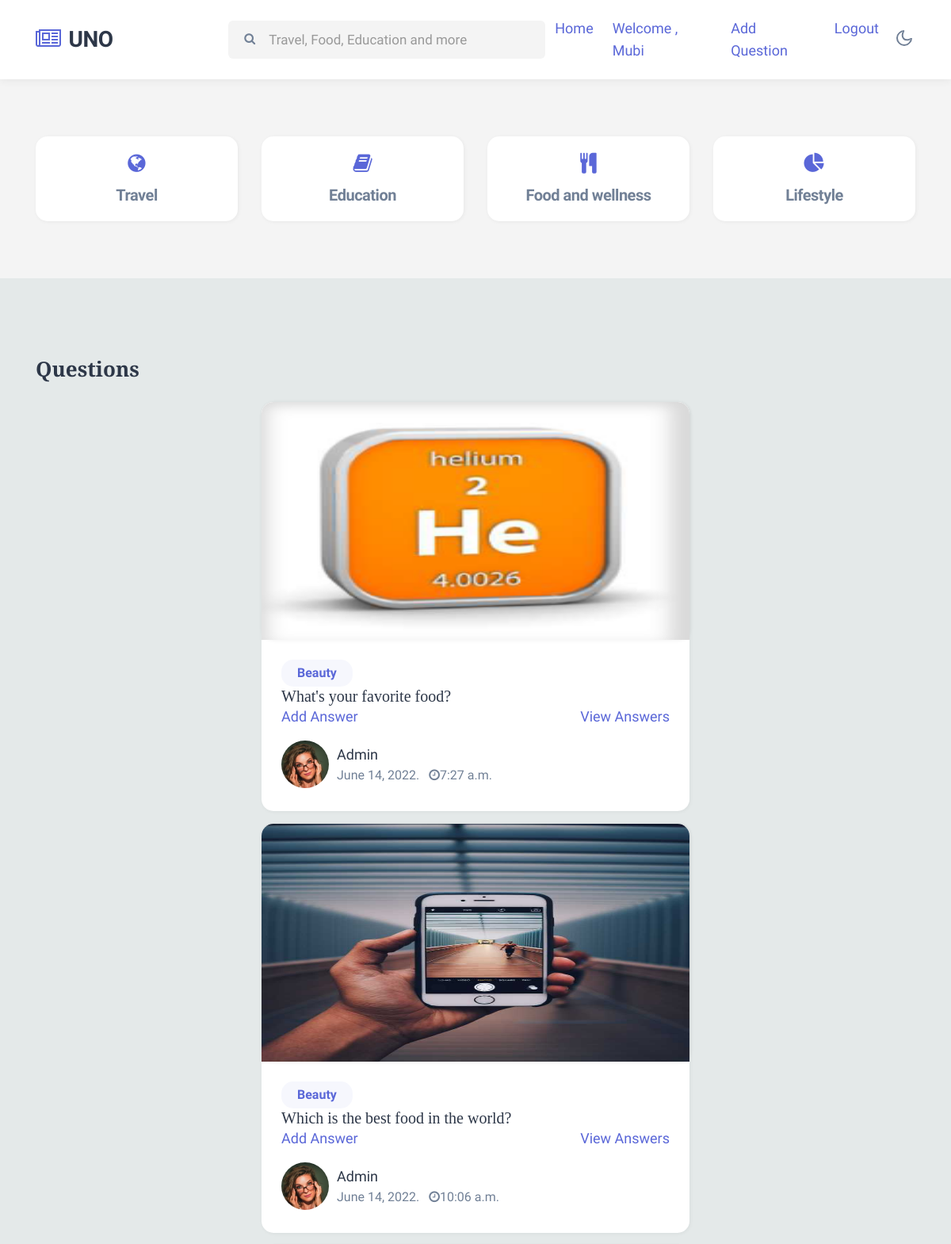
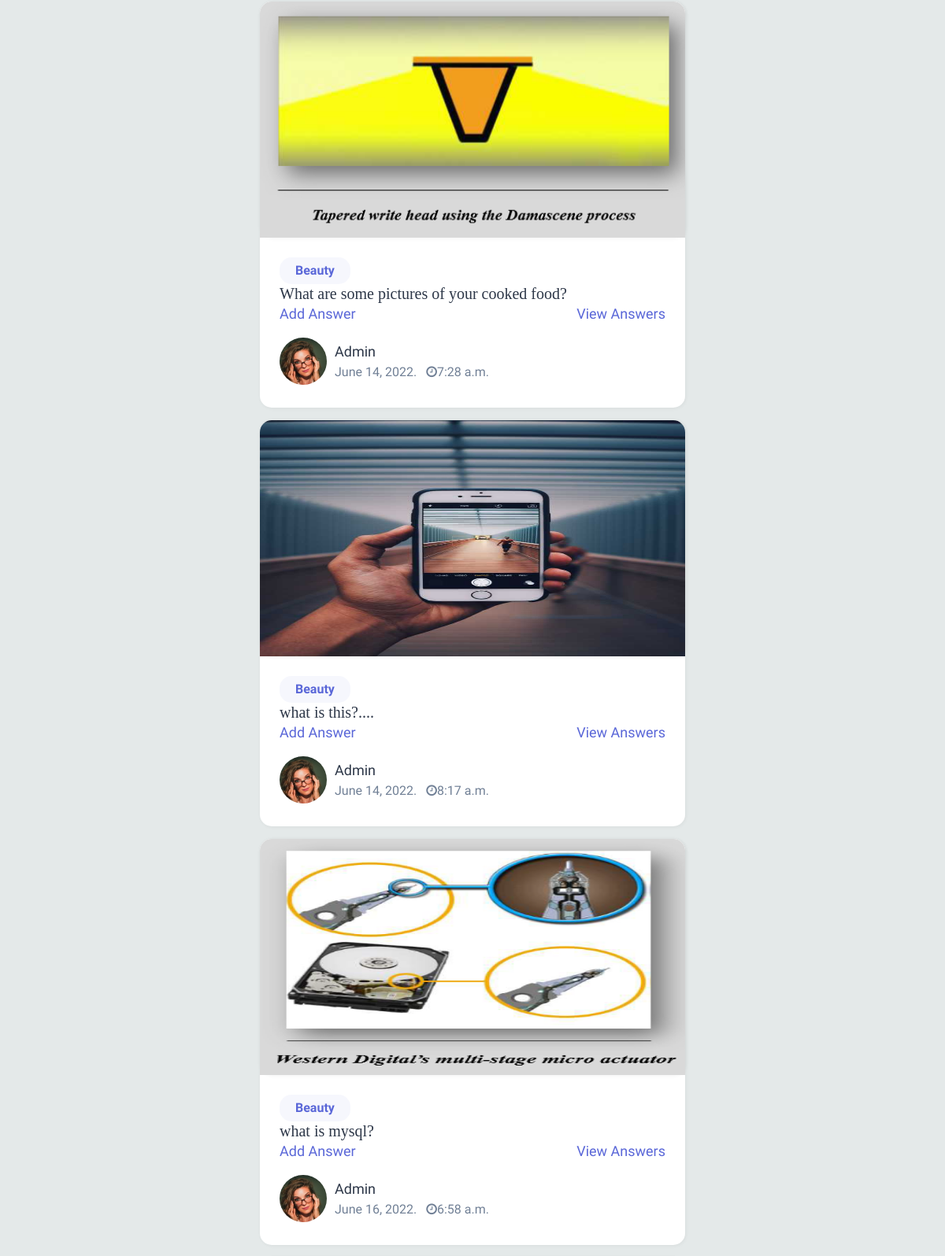
The app's page / (signed in, upper part) with its own data (2 pictures, top to bottom).
### myapp/models.py (models this page shows, shortened)
class QuestionModel(models.Model):
	user=models.ForeignKey(User,on_delete=models.CASCADE)
	qn=models.TextField(max_length=1000)
	pic=models.ImageField(upload_to="qnpic/",blank=True)
	group=models.ForeignKey(CategoryModel,on_delete=models.CASCADE)
	status=models.BooleanField(default=True)
	created_on=models.DateTimeField(auto_now=True)
	updated_on=models.DateTimeField(auto_now=True)

### myapp/views.py (the view)
# urls.py: path('', index.as_view(), name='index'),
class index(View):
	template_name='index.html'
	def get(self,request):
		qn_data=QuestionModel.objects.all()
		context={'data':qn_data}
		return render(request,self.template_name,context)

### templates/index.html (shortened to what this page needs)
{% load static %}
<!doctype html>
<html lang="en">
<head>
    <link rel="stylesheet" href="static/assets/css/style-starter.css">
</head>
<body>
    <header class="w3l-header">
        <div class="container">
            <nav class="navbar navbar-expand-lg navbar-light fill px-lg-0 py-0 px-sm-3 px-0">
                <a class="navbar-brand" href="index.html">
                    <span class="fa fa-newspaper-o"></span> UNO</a>
                <div class="collapse navbar-collapse" id="navbarSupportedContent">
                    <nav class="mx-auto">
                        <div class="search-bar">
                            <form class="search">
                                <input type="search" class="search__input" name="search"
                                    placeholder="Travel, Food, Education and more" onload="equalWidth()" required>
                                <span class="fa fa-search search__icon"></span>
                            </form>
                        </div>
                    </nav>
                    <ul class="navbar-nav">
                        <li class="nav-item active">
                            <a class="nav-link" href=" ">Home</a>
                        </li>
                        {% if user.is_authenticated %}
                        <li class="nav-item active">
                            <a class="nav-link" href=" ">Welcome , {{request.user}}</a>
                        </li>
                        <li class="nav-item active">
                            <a class="nav-link" href="addqn/">Add Question</a>
                        </li>
                        <li class="nav-item active">
                            <a class="nav-link" href="{% url 'logout'%}">Logout</a>
                        </li>
                        {% endif %}
                    </ul>
                </div>
                <div class="mobile-position">
                    <nav class="navigation">
                        <div class="theme-switch-wrapper">
                            <label class="theme-switch" for="checkbox">
                                <div class="mode-container">
                                    <i class="gg-moon"></i>
                                </div>
                            </label>
                        </div>
                    </nav>
                </div>
        </div>
    </header>
    <section class="w3l-homeblock1 py-sm-5 py-4">
        <div class="container py-md-4">
            <div class="grids-area-hny main-cont-wthree-fea row">
                <div class="col-lg-3 col-6 grids-feature">
                    <a href="beauty.html">
                        <div class="area-box">
                            <span class="fa fa-globe"></span>
                            <h4 class="title-head">Travel</h4>
                        </div>
                    </a>
                </div>
                <div class="col-lg-3 col-6 grids-feature">
                    <a href="fashion.html">
                        <div class="area-box">
                            <span class="fa fa-book"></span>
                            <h4 class="title-head">Education</h4>
                        </div>
                    </a>
                </div>
                <div class="col-lg-3 col-6 grids-feature mt-lg-0 mt-md-4 mt-3">
                    <a href="#food">
                        <div class="area-box">
                            <span class="fa fa-cutlery"></span>
                            <h4 class="title-head">Food and wellness</h4>
                        </div>
                    </a>
                </div>
                <div class="col-lg-3 col-6 grids-feature mt-lg-0 mt-md-4 mt-3">
                    <a href="#lifsetyle">
                        <div class="area-box">
                            <span class="fa fa-pie-chart"></span>
                            <h4 class="title-head">Lifestyle</h4>
                        </div>
                    </a>
                </div>
            </div>
        </div>
    </section>
    {% if user.is_authenticated %}
    <div class="w3l-homeblock2 py-5" style="background-color: rgb(228, 233, 233);"">
        <div class="container py-lg-5 py-md-4">
            <h3 class="section-title-left mb-4">Questions</h3>
            <div class="row justify-content-center">
                <div class="col-6 mb-3 item">
                    {% for i in data %}
                    <div class="card mb-3">
                        <div class="card-header p-0 position-relative">
                            {% if i.pic %}
                                <img class="card-img-bottom d-block radius-image-full" src="{{i.pic.url}}"
                                    alt="Card image cap" height="300px" width="300px">
                            {% endif %}
                        </div>
                        <div class="card-body blog-details">
                            <span class="label-blue">Beauty</span>
                            <h5>{{i.qn}}</h5>
                            <p>
                                <a href="{% url 'addans' i.id %}" class="text-blue">Add Answer</a>
                                <a href="{% url 'answers' i.id %}" class="text-blue float-right"> View Answers</a>
                            </p>
                            <div class="author align-items-center mt-3 mb-1">
                                <img src="static/assets/images/a1.jpg" alt="" class="img-fluid rounded-circle" />
                                <ul class="blog-meta">
                                    <li>
                                        <a href="{% static 'assets/images/avatar.png' %}">{{i.user}}</a>
                                    </li>
                                    <li class="meta-item blog-lesson">
                                        <span class="meta-value"> {{i.created_on.date}}</span>. <span
                                            class="meta-value ml-2"><span class="fa fa-clock-o"></span>{{i.created_on.time}}</span>
                                    </li>
                                </ul>
                            </div>
                        </div>
                    </div>
                    {% endfor %}
                </div>
            </div>
        </div>
    </div>
    {% endif %}
</body>
</html>

### records on screen
QuestionModel: pic (picture), qn "What's your favorite food?", user "Admin", created_on "June 14, 2022", created_on.time "7:27 a.m."
QuestionModel: pic (picture), qn "Which is the best food in the world?", user "Admin", created_on "June 14, 2022", created_on.time "10:06 a.m."
QuestionModel: pic (picture), qn "What are some pictures of your cooked food?", user "Admin", created_on "June 14, 2022", created_on.time "7:28 a.m."
QuestionModel: pic (picture), qn "what is this?....", user "Admin", created_on "June 14, 2022", created_on.time "8:17 a.m."
QuestionModel: pic (picture), qn "what is mysql?", user "Admin", created_on "June 16, 2022", created_on.time "6:58 a.m."

### other values on screen
{{ request.user }} "Mubi"
